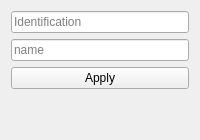
                <widget class="QWidget" name="create_institution">
                 <attribute name="title">
                  <string>Institution</string>
                 </attribute>
                 <layout class="QVBoxLayout" name="verticalLayout_18">
                  <item>
                   <widget class="QLineEdit" name="line_institution_id">
                    <property name="text">
                     <string/>
                    </property>
                    <property name="placeholderText">
                     <string>Identification</string>
                    </property>
                   </widget>
                  </item>
                  <item>
                   <widget class="QLineEdit" name="line_institution_name">
                    <property name="text">
                     <string/>
                    </property>
                    <property name="placeholderText">
                     <string>name</string>
                    </property>
                   </widget>
                  </item>
                  <item>
                   <widget class="QPushButton" name="btn_apply_institution">
                    <property name="text">
                     <string>Apply</string>
                    </property>
                   </widget>
                  </item>
                  <item>
                   <spacer name="verticalSpacer_8">
                    <property name="orientation">
                     <enum>Qt::Vertical</enum>
                    </property>
                    <property name="sizeHint" stdset="0">
                     <size>
                      <width>20</width>
                      <height>40</height>
                     </size>
                    </property>
                   </spacer>
                  </item>
                 </layout>
                </widget>
